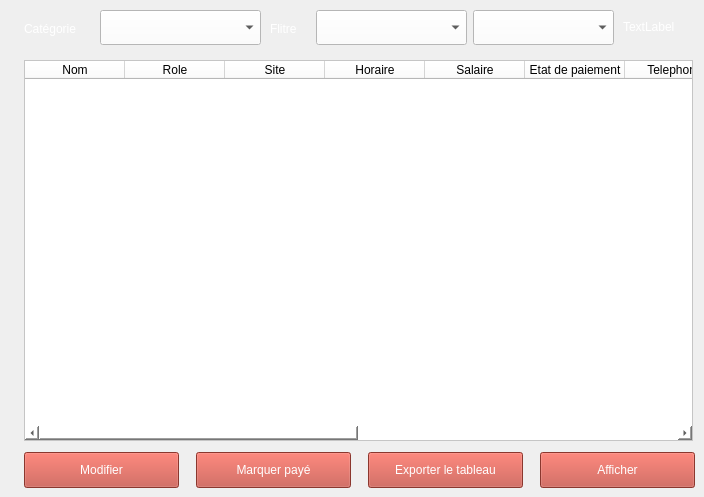
       <widget class="QWidget" name="employes_actif">
        <widget class="QLabel" name="categorie">
         <property name="geometry">
          <rect>
           <x>24</x>
           <y>19</y>
           <width>71</width>
           <height>20</height>
          </rect>
         </property>
         <property name="styleSheet">
          <string notr="true">color: rgb(255, 255, 255);
font: 18pt &quot;Times New Roman&quot;;</string>
         </property>
         <property name="text">
          <string>Catégorie</string>
         </property>
        </widget>
        <widget class="QLabel" name="filtre">
         <property name="geometry">
          <rect>
           <x>270</x>
           <y>19</y>
           <width>41</width>
           <height>20</height>
          </rect>
         </property>
         <property name="styleSheet">
          <string notr="true">color: rgb(255, 255, 255);
font: 18pt &quot;Times New Roman&quot;;</string>
         </property>
         <property name="text">
          <string>Flitre</string>
         </property>
        </widget>
        <widget class="QPushButton" name="modifier_actif">
         <property name="geometry">
          <rect>
           <x>24</x>
           <y>452</y>
           <width>155</width>
           <height>36</height>
          </rect>
         </property>
         <property name="styleSheet">
          <string notr="true">color: rgb(255, 255, 255);
font: 18pt &quot;Times New Roman&quot;;
background-color: rgb(195, 77, 64);</string>
         </property>
         <property name="text">
          <string>Modifier</string>
         </property>
        </widget>
        <widget class="QPushButton" name="marquerpaye_actif">
         <property name="geometry">
          <rect>
           <x>196</x>
           <y>452</y>
           <width>155</width>
           <height>36</height>
          </rect>
         </property>
         <property name="styleSheet">
          <string notr="true">color: rgb(255, 255, 255);
font: 18pt &quot;Times New Roman&quot;;
background-color: rgb(195, 77, 64);</string>
         </property>
         <property name="text">
          <string>Marquer payé</string>
         </property>
        </widget>
        <widget class="QPushButton" name="exporterletableau_actif">
         <property name="geometry">
          <rect>
           <x>368</x>
           <y>452</y>
           <width>155</width>
           <height>36</height>
          </rect>
         </property>
         <property name="styleSheet">
          <string notr="true">color: rgb(255, 255, 255);
font: 18pt &quot;Times New Roman&quot;;
background-color: rgb(195, 77, 64);</string>
         </property>
         <property name="text">
          <string>Exporter le tableau</string>
         </property>
        </widget>
        <widget class="QTableWidget" name="tableWidget_actif">
         <property name="geometry">
          <rect>
           <x>24</x>
           <y>60</y>
           <width>669</width>
           <height>381</height>
          </rect>
         </property>
         <property name="styleSheet">
          <string notr="true">background-color: rgb(255, 255, 255);</string>
         </property>
         <column>
          <property name="text">
           <string>Nom</string>
          </property>
         </column>
         <column>
          <property name="text">
           <string>Role</string>
          </property>
         </column>
         <column>
          <property name="text">
           <string>Site</string>
          </property>
         </column>
         <column>
          <property name="text">
           <string>Horaire</string>
          </property>
         </column>
         <column>
          <property name="text">
           <string>Salaire</string>
          </property>
         </column>
         <column>
          <property name="text">
           <string>Etat de paiement</string>
          </property>
         </column>
         <column>
          <property name="text">
           <string>Telephone</string>
          </property>
         </column>
         <column>
          <property name="text">
           <string>RIB</string>
          </property>
         </column>
         <column>
          <property name="text">
           <string>CIN</string>
          </property>
         </column>
         <column>
          <property name="text">
           <string>Address</string>
          </property>
         </column>
         <column>
          <property name="text">
           <string>Date de rejoindre</string>
          </property>
         </column>
         <column>
          <property name="text">
           <string>Mois</string>
          </property>
         </column>
        </widget>
        <widget class="QComboBox" name="categorie_actif">
         <property name="geometry">
          <rect>
           <x>100</x>
           <y>10</y>
           <width>161</width>
           <height>35</height>
          </rect>
         </property>
         <property name="styleSheet">
          <string notr="true">background-color: rgb(255, 255, 255);
font: 18pt &quot;Times New Roman&quot;;
</string>
         </property>
        </widget>
        <widget class="QComboBox" name="filtre_actif">
         <property name="geometry">
          <rect>
           <x>316</x>
           <y>10</y>
           <width>151</width>
           <height>35</height>
          </rect>
         </property>
         <property name="styleSheet">
          <string notr="true">background-color: rgb(255, 255, 255);
font: 18pt &quot;Times New Roman&quot;;
</string>
         </property>
        </widget>
        <widget class="QComboBox" name="filtre_filtre_actif">
         <property name="geometry">
          <rect>
           <x>473</x>
           <y>10</y>
           <width>141</width>
           <height>35</height>
          </rect>
         </property>
         <property name="styleSheet">
          <string notr="true">background-color: rgb(255, 255, 255);
font: 18pt &quot;Times New Roman&quot;;
</string>
         </property>
        </widget>
        <widget class="QLabel" name="nombre_actif">
         <property name="geometry">
          <rect>
           <x>623</x>
           <y>19</y>
           <width>71</width>
           <height>16</height>
          </rect>
         </property>
         <property name="styleSheet">
          <string notr="true">color: rgb(255, 255, 255);
font: 18pt &quot;Times New Roman&quot;;</string>
         </property>
         <property name="text">
          <string>TextLabel</string>
         </property>
        </widget>
        <widget class="QPushButton" name="afficher_actif">
         <property name="geometry">
          <rect>
           <x>540</x>
           <y>452</y>
           <width>155</width>
           <height>36</height>
          </rect>
         </property>
         <property name="styleSheet">
          <string notr="true">color: rgb(255, 255, 255);
font: 18pt &quot;Times New Roman&quot;;
background-color: rgb(195, 77, 64);</string>
         </property>
         <property name="text">
          <string>Afficher</string>
         </property>
        </widget>
       </widget>
